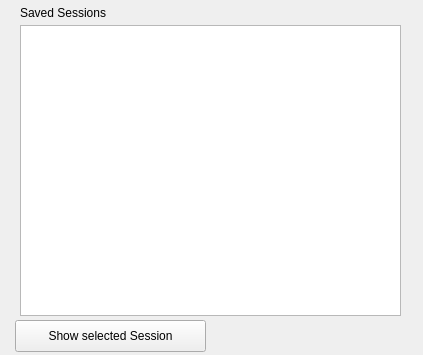
<?xml version="1.0" encoding="UTF-8"?>
<ui version="4.0">
 <class>Form</class>
 <widget class="QWidget" name="Form">
  <property name="geometry">
   <rect>
    <x>0</x>
    <y>0</y>
    <width>423</width>
    <height>355</height>
   </rect>
  </property>
  <property name="windowTitle">
   <string>Load old session</string>
  </property>
  <widget class="QListWidget" name="session_list">
   <property name="geometry">
    <rect>
     <x>20</x>
     <y>25</y>
     <width>381</width>
     <height>291</height>
    </rect>
   </property>
  </widget>
  <widget class="QLabel" name="label">
   <property name="geometry">
    <rect>
     <x>20</x>
     <y>5</y>
     <width>111</width>
     <height>16</height>
    </rect>
   </property>
   <property name="text">
    <string>Saved Sessions</string>
   </property>
  </widget>
  <widget class="QPushButton" name="show_session_bttn">
   <property name="geometry">
    <rect>
     <x>15</x>
     <y>320</y>
     <width>191</width>
     <height>32</height>
    </rect>
   </property>
   <property name="text">
    <string>Show selected Session</string>
   </property>
  </widget>
 </widget>
 <resources/>
 <connections/>
</ui>
